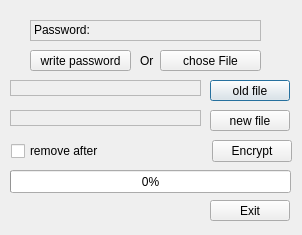
<?xml version="1.0" encoding="UTF-8"?>
<ui version="4.0">
 <class>EncryptSymmetric</class>
 <widget class="QDialog" name="EncryptSymmetric">
  <property name="geometry">
   <rect>
    <x>0</x>
    <y>0</y>
    <width>302</width>
    <height>235</height>
   </rect>
  </property>
  <property name="sizePolicy">
   <sizepolicy hsizetype="Preferred" vsizetype="Preferred">
    <horstretch>0</horstretch>
    <verstretch>0</verstretch>
   </sizepolicy>
  </property>
  <property name="windowTitle">
   <string>Encrypt symetric</string>
  </property>
  <widget class="QLabel" name="label">
   <property name="geometry">
    <rect>
     <x>30</x>
     <y>20</y>
     <width>231</width>
     <height>21</height>
    </rect>
   </property>
   <property name="frameShape">
    <enum>QFrame::StyledPanel</enum>
   </property>
   <property name="text">
    <string>Password: </string>
   </property>
   <property name="textInteractionFlags">
    <set>Qt::TextSelectableByKeyboard|Qt::TextSelectableByMouse</set>
   </property>
  </widget>
  <widget class="QPushButton" name="old_file">
   <property name="geometry">
    <rect>
     <x>210</x>
     <y>80</y>
     <width>80</width>
     <height>21</height>
    </rect>
   </property>
   <property name="text">
    <string>old file</string>
   </property>
  </widget>
  <widget class="QPushButton" name="set_key">
   <property name="geometry">
    <rect>
     <x>160</x>
     <y>50</y>
     <width>101</width>
     <height>21</height>
    </rect>
   </property>
   <property name="text">
    <string>chose File</string>
   </property>
  </widget>
  <widget class="QPushButton" name="new_file">
   <property name="geometry">
    <rect>
     <x>210</x>
     <y>110</y>
     <width>80</width>
     <height>21</height>
    </rect>
   </property>
   <property name="text">
    <string>new file</string>
   </property>
  </widget>
  <widget class="QLabel" name="old_file_label">
   <property name="geometry">
    <rect>
     <x>10</x>
     <y>80</y>
     <width>191</width>
     <height>16</height>
    </rect>
   </property>
   <property name="cursor">
    <cursorShape>ArrowCursor</cursorShape>
   </property>
   <property name="focusPolicy">
    <enum>Qt::NoFocus</enum>
   </property>
   <property name="frameShape">
    <enum>QFrame::StyledPanel</enum>
   </property>
   <property name="text">
    <string> </string>
   </property>
   <property name="textFormat">
    <enum>Qt::AutoText</enum>
   </property>
   <property name="scaledContents">
    <bool>false</bool>
   </property>
   <property name="alignment">
    <set>Qt::AlignRight|Qt::AlignTrailing|Qt::AlignVCenter</set>
   </property>
   <property name="margin">
    <number>0</number>
   </property>
   <property name="textInteractionFlags">
    <set>Qt::LinksAccessibleByKeyboard|Qt::LinksAccessibleByMouse|Qt::TextBrowserInteraction|Qt::TextSelectableByKeyboard|Qt::TextSelectableByMouse</set>
   </property>
  </widget>
  <widget class="QLabel" name="new_file_label">
   <property name="geometry">
    <rect>
     <x>10</x>
     <y>110</y>
     <width>191</width>
     <height>16</height>
    </rect>
   </property>
   <property name="frameShape">
    <enum>QFrame::StyledPanel</enum>
   </property>
   <property name="text">
    <string> </string>
   </property>
   <property name="alignment">
    <set>Qt::AlignRight|Qt::AlignTrailing|Qt::AlignVCenter</set>
   </property>
   <property name="textInteractionFlags">
    <set>Qt::LinksAccessibleByKeyboard|Qt::LinksAccessibleByMouse|Qt::TextBrowserInteraction|Qt::TextSelectableByKeyboard|Qt::TextSelectableByMouse</set>
   </property>
  </widget>
  <widget class="QProgressBar" name="progressCrypt">
   <property name="geometry">
    <rect>
     <x>10</x>
     <y>170</y>
     <width>281</width>
     <height>23</height>
    </rect>
   </property>
   <property name="value">
    <number>0</number>
   </property>
   <property name="textDirection">
    <enum>QProgressBar::BottomToTop</enum>
   </property>
  </widget>
  <widget class="QPushButton" name="WriteKey">
   <property name="geometry">
    <rect>
     <x>30</x>
     <y>50</y>
     <width>101</width>
     <height>21</height>
    </rect>
   </property>
   <property name="text">
    <string>write password</string>
   </property>
  </widget>
  <widget class="QPushButton" name="exit">
   <property name="geometry">
    <rect>
     <x>210</x>
     <y>200</y>
     <width>80</width>
     <height>21</height>
    </rect>
   </property>
   <property name="text">
    <string>Exit</string>
   </property>
  </widget>
  <widget class="QLabel" name="or_lbl">
   <property name="geometry">
    <rect>
     <x>140</x>
     <y>50</y>
     <width>21</width>
     <height>21</height>
    </rect>
   </property>
   <property name="text">
    <string>Or</string>
   </property>
  </widget>
  <widget class="QWidget" name="">
   <property name="geometry">
    <rect>
     <x>11</x>
     <y>140</y>
     <width>281</width>
     <height>23</height>
    </rect>
   </property>
   <layout class="QHBoxLayout" name="horizontalLayout">
    <item>
     <widget class="QCheckBox" name="RemoveAfter">
      <property name="text">
       <string>remove after</string>
      </property>
     </widget>
    </item>
    <item>
     <spacer name="horizontalSpacer">
      <property name="orientation">
       <enum>Qt::Horizontal</enum>
      </property>
      <property name="sizeHint" stdset="0">
       <size>
        <width>40</width>
        <height>20</height>
       </size>
      </property>
     </spacer>
    </item>
    <item>
     <widget class="QPushButton" name="convert">
      <property name="text">
       <string>Encrypt</string>
      </property>
     </widget>
    </item>
   </layout>
  </widget>
 </widget>
 <resources/>
 <connections/>
</ui>
